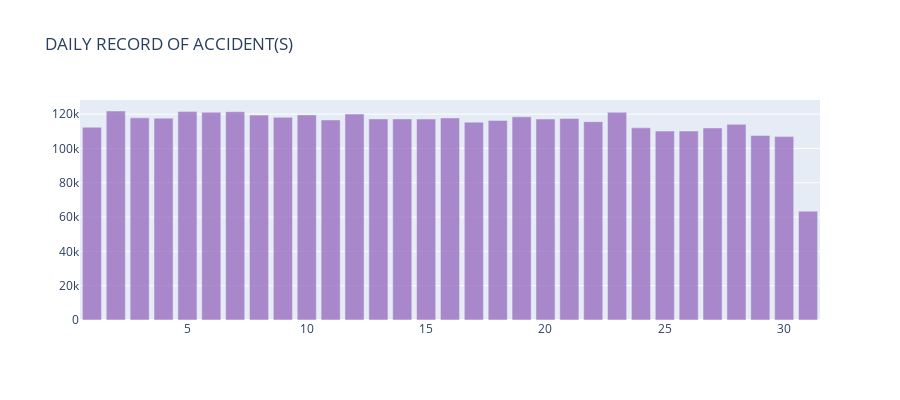

Here is the notebook cell this chart was saved with:
### Markdown cell above
# Question 1c. Which Day-of-the-Month is Most safe to Drive?

### Code cell
aa, bb = create_stack_bar_data('Day', accident)
trace1 = go.Bar(x=aa, y=bb, opacity=0.75, name="monthday", marker=dict(color=globalcolors[4]))
layout = dict(height=400, title='DAILY RECORD OF ACCIDENT(S)', legend=dict(orientation="h") );

fig = go.Figure(data=[trace1], layout=layout)
iplot(fig, filename='stacked-bar')
plt.savefig("Most_Safe_Day_of_month_to_drive.png", dpi=100)

### Figure 1 — Plotly figure (JSON) as saved in the notebook; plotly's stock layout.template omitted (floating-point values rounded to 4 significant figures)
{"data": [{"marker": {"color": "#9467bd"}, "name": "monthday", "opacity": 0.75, "type": "bar", "x": [1, 2, 3, 4, 5, 6, 7, 8, 9, 10, 11, 12, 13, 14, 15, 16, 17, 18, 19, 20, 21, 22, 23, 24, 25, 26, 27, 28, 29, 30, 31], "y": [112356, 121810, 117805, 117655, 121451, 121118, 121398, 119419, 118114, 119536, 116597, 120033, 117211, 117208, 117141, 117757, 115298, 116323, 118418, 117150, 117423, 115585, 121087, 112008, 110112, 110133, 111916, 114023, 107557, 106895, 63439]}], "layout": {"height": 400, "legend": {"orientation": "h"}, "title": {"text": "DAILY RECORD OF ACCIDENT(S)"}}}
